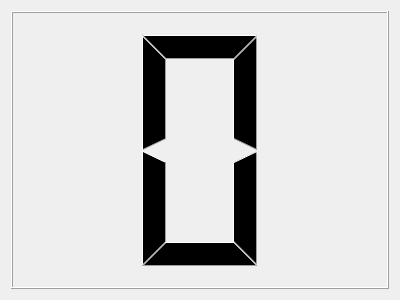
<?xml version="1.0" encoding="UTF-8"?>
<ui version="4.0">
 <class>Timer</class>
 <widget class="QWidget" name="Timer">
  <property name="geometry">
   <rect>
    <x>0</x>
    <y>0</y>
    <width>400</width>
    <height>300</height>
   </rect>
  </property>
  <property name="windowTitle">
   <string>Form</string>
  </property>
  <layout class="QHBoxLayout" name="horizontalLayout">
   <item>
    <widget class="QLCDNumber" name="lcdNumber">
     <property name="digitCount">
      <number>1</number>
     </property>
    </widget>
   </item>
  </layout>
 </widget>
 <resources/>
 <connections/>
</ui>
